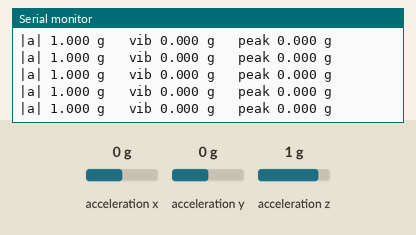
Recording of a sketch running on a simulated ESP32. Shown: the last lines printed to the serial monitor. Wiring (inferred from the names in the program): MPU-6050 motion sensor at I2C address 0x68. The inputs (shaded band) are chosen by the test bench; at power-on: acceleration x 0 g, acceleration y 0 g, acceleration z 1 g.

Above: at 1.5 s.
1.6 s: acceleration x set to -1.4 g
At 1.71 s:
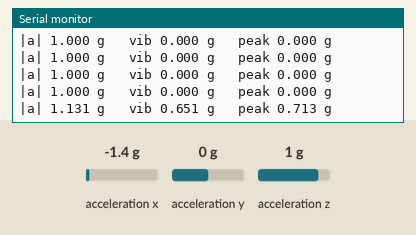
3.1 s: acceleration y set to -1.4 g
At 3.11 s:
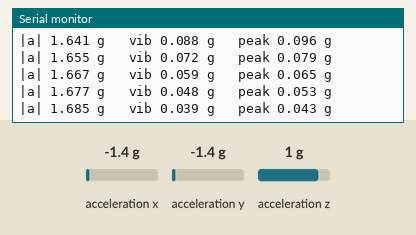
4.6 s: acceleration z set to -1.4 g
At 4.61 s:
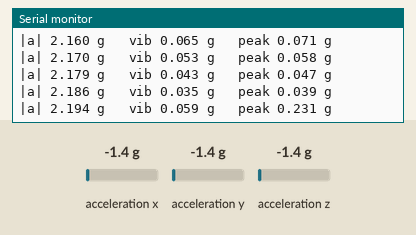
Timing chart, 0 to 7.6 s (numbered marks = the images above; inputs shaded):
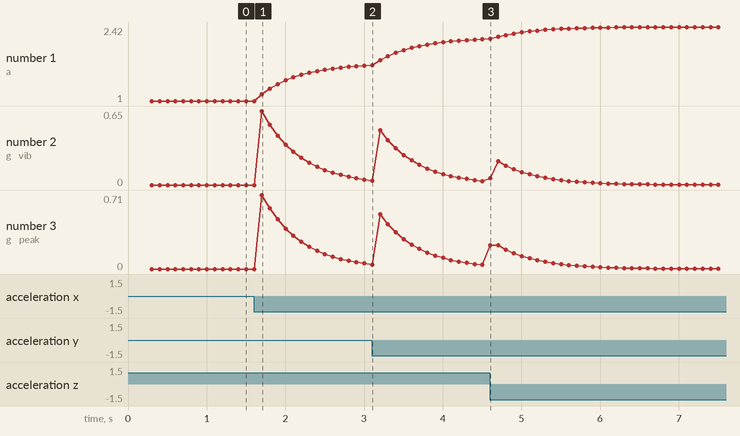

Measured:
- after the input at 1.6 s, the serial monitor: prints a new line after 0.10 s (image 1)
- after the input at 4.6 s, the serial monitor: prints a new line at once (image 3)
- plotted number 1: 1 → 1.68 after the input at 1.6 s, 1.68 → 2.19 after the input at 3.1 s, 2.19 → 2.42 after the input at 4.6 s
- plotted number 2: 0 → 0.05 after the input at 1.6 s
- plotted number 3: 0 → 0.05 after the input at 1.6 s

The sketch:

03_mpu6050.ino
```cpp
/*
  NAZAR bring-up 03 - MPU-6050 vibration (I2C 0x68, raw registers)
  Wiring: VCC 3V3, GND, SDA 21, SCL 22, AD0 -> GND.
  Prints the acceleration size |a| (about 1.00 g at rest, whatever the tilt) and the
  vibration RMS / peak over the last 100 ms, like the main firmware.
  Test: board still -> vib about 0.00x g. Tap the table or run the motor -> vib jumps.
*/
#include <Wire.h>

const uint8_t ADDR = 0x68;
bool ok = false;
float mean = 0;
bool meanSet = false;
float sumSq = 0, peak = 0;
int count = 0;
uint32_t nextSample = 0, lastPrint = 0;

bool readRegs(uint8_t reg, uint8_t *b, uint8_t n) {
  Wire.beginTransmission(ADDR);
  Wire.write(reg);
  if (Wire.endTransmission(false) != 0) return false;
  if (Wire.requestFrom(ADDR, n) != n) return false;
  for (uint8_t i = 0; i < n; i++) b[i] = Wire.read();
  return true;
}

void writeReg(uint8_t reg, uint8_t v) {
  Wire.beginTransmission(ADDR);
  Wire.write(reg);
  Wire.write(v);
  Wire.endTransmission();
}

bool initMpu() {
  uint8_t who = 0;
  if (!readRegs(0x75, &who, 1)) {
    Serial.println("FAIL MPU-6050 does not answer at 0x68: check wiring, AD0 to GND, run 01_i2c_scan");
    return false;
  }
  Serial.printf("WHO_AM_I = 0x%02X ", who);
  if (who == 0x68) Serial.println("(genuine MPU-6050)");
  else if (who == 0x70 || who == 0x72 || who == 0x98) Serial.println("(clone - works the same)");
  else { Serial.println("(unexpected chip)"); return false; }
  writeReg(0x6B, 0x01);  // wake up
  writeReg(0x1C, 0x08);  // +-4 g
  writeReg(0x1A, 0x02);  // ~94 Hz low-pass
  Serial.println("PASS MPU-6050 ready");
  return true;
}

void setup() {
  Serial.begin(115200);
  delay(300);
  Wire.begin(21, 22, 100000);
  Wire.setTimeOut(20);
  Serial.println("\nNAZAR 03 MPU-6050 test");
}

void loop() {
  uint32_t now = millis();
  if (!ok) {
    ok = initMpu();
    if (!ok) delay(2000);
    return;
  }
  if ((int32_t)(now - nextSample) >= 0) {  // 200 Hz
    nextSample = now + 5;
    uint8_t b[6];
    if (!readRegs(0x3B, b, 6)) { Serial.println("FAIL read error"); ok = false; return; }
    float ax = (int16_t)(b[0] << 8 | b[1]) / 8192.0, ay = (int16_t)(b[2] << 8 | b[3]) / 8192.0,
          az = (int16_t)(b[4] << 8 | b[5]) / 8192.0;
    float mag = sqrt(ax * ax + ay * ay + az * az);
    if (!meanSet) { mean = mag; meanSet = true; }
    mean += (mag - mean) * 0.01;
    float d = fabs(mag - mean);
    sumSq += d * d;
    if (d > peak) peak = d;
    count++;
  }
  if (now - lastPrint >= 100) {
    lastPrint = now;
    if (count) Serial.printf("|a| %.3f g   vib %.3f g   peak %.3f g\n", mean, sqrt(sumSq / count), peak);
    sumSq = peak = 0;
    count = 0;
  }
}
```
